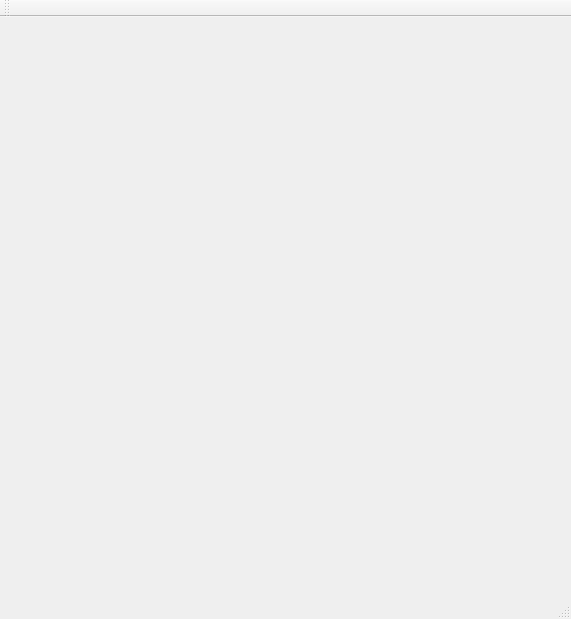
<?xml version="1.0" encoding="UTF-8"?>
<ui version="4.0">
 <class>MainWindow</class>
 <widget class="QMainWindow" name="MainWindow">
  <property name="geometry">
   <rect>
    <x>0</x>
    <y>0</y>
    <width>571</width>
    <height>619</height>
   </rect>
  </property>
  <property name="windowTitle">
   <string>MainWindow</string>
  </property>
  <widget class="QWidget" name="centralWidget"/>
  <widget class="QMenuBar" name="menuBar">
   <property name="geometry">
    <rect>
     <x>0</x>
     <y>0</y>
     <width>571</width>
     <height>22</height>
    </rect>
   </property>
  </widget>
  <widget class="QToolBar" name="mainToolBar">
   <attribute name="toolBarArea">
    <enum>TopToolBarArea</enum>
   </attribute>
   <attribute name="toolBarBreak">
    <bool>false</bool>
   </attribute>
  </widget>
  <widget class="QStatusBar" name="statusBar"/>
 </widget>
 <layoutdefault spacing="6" margin="11"/>
 <resources/>
 <connections/>
</ui>
